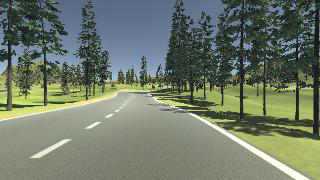
#> input picture Training/Studient/imgs/RGB.png, 320 x 180 px, given in place of VID_20200912_192752_810_Trim.mp4, which was not available
$ python ArduinoNano_Control.py   (older library calls are emulated)
#> lines starting #> are read from the running program, lines starting #| are printed output that depends on the picture; pictures that were not available may be replaced by others from this repository, and a replacement may not be noted
### Code test Simulation/Raw code/full_pipeline.py
import numpy as np
import os
import cv2
# import matplotlib.image as mpimg
import glob
import sys
import os
import math

# Import everything needed to process video clip for later
from moviepy.editor import VideoFileClip
from IPython.display import HTML

def nothing(x):
   pass

# [26 lines of commented-out code are left out]
class Line():
    def __init__(self):
        # polynomial coefficients averaged over the last n iterations
        self.best_fit = None
        # Initialize all others not carried over between first detections
        self.reset()

    def reset(self):
        # was the line detected in the last iteration?
        self.detected = False
        # recent polynomial coefficients
        self.recent_fit = []
        # polynomial coefficients for the most recent fit
        self.current_fit = [np.array([False])]
        # difference in fit coefficients between last and new fits
        self.diffs = np.array([0,0,0], dtype='float')
        # x values for detected line pixels
        self.allx = None
        # y values for detected line pixels
        self.ally = None
        # counter to reset after 5 iterations if issues arise
        self.counter = 0

    # [9 lines left out: function count_check, not called in this run]

    def fit_line(self, x_points, y_points, first_try=True):
        '''
        Fit a second order polynomial to the line.
        The challenge videos sometimes throws errors, so the below trys first.
        Upon the error being thrown, either reset the line or add to counter.
        '''
        try:
            n = 5
            self.current_fit = np.polyfit(y_points, x_points, 2)
            self.all_x = x_points
            self.all_y = y_points
            self.recent_fit.append(self.current_fit)
            if len(self.recent_fit) > 1:
                self.diffs = (self.recent_fit[-2] - self.recent_fit[-1]) / self.recent_fit[-2]
            self.recent_fit = self.recent_fit[-n:]
            self.best_fit = np.mean(self.recent_fit, axis = 0)
            line_fit = self.current_fit
            self.detected = True
            self.counter = 0

            return line_fit

        except (TypeError, np.linalg.LinAlgError):
            line_fit = self.best_fit
            if first_try == True:
                self.reset()
            else:
                self.count_check()

            return line_fit

# [34 lines left out: function calibration, not called in this run]


class LANE_DETECTION:
    def __init__(self):

        self.left_line = Line()
        self.right_line = Line()
        self.dist_from_center = 0
        self.ANGLEDEFINE = 1.8

    def pipeline(self, img, s_thresh=(187, 255), sx_thresh=(84, 254),
                            R_thresh = (166, 255), sobel_kernel = 3):
        '''
        Pipeline to create binary image.
        This version uses thresholds on the R & S color channels and Sobelx.
        Binary activation occurs where any two of the three are activated.
        '''

        # [6 lines of commented-out code are left out]

        sl = 48
        sr = 255
        rl = 200
        rr = 255
        sxl = 10
        sxr = 100

        s_thresh = (sl, sr)
        R_thresh = (rl, rr)
        sx_thresh = (sxl, sxr)

        distorted_img = np.copy(img)
        # Pull R
        R = distorted_img[:,:,0]

        # Convert to HLS colorspace
        hls = cv2.cvtColor(distorted_img, cv2.COLOR_RGB2HLS).astype(np.float)
        h_channel = hls[:,:,0]
        l_channel = hls[:,:,1]
        s_channel = hls[:,:,2]

        # Sobelx - takes the derivate in x, absolute value, then rescale
        sobelx = cv2.Sobel(l_channel, cv2.CV_64F, 1, 0, ksize = sobel_kernel)
        abs_sobelx = np.absolute(sobelx)
        scaled_sobelx = np.uint8(255*abs_sobelx/np.max(abs_sobelx))

        # Threshold x gradient
        sxbinary = np.zeros_like(scaled_sobelx)
        sxbinary[(scaled_sobelx >= sx_thresh[0])
                & (scaled_sobelx <= sx_thresh[1])] = 1

        # Threshold R color channel
        R_binary = np.zeros_like(R)
        R_binary[(R >= R_thresh[0]) & (R <= R_thresh[1])] = 1

        # Threshold color channel
        s_binary = np.zeros_like(s_channel)
        s_binary[(s_channel >= s_thresh[0]) & (s_channel <= s_thresh[1])] = 1

        # If two of the three are activated, activate in the binary image
        combined_binary = np.zeros_like(sxbinary)
        combined_binary[((s_binary == 1) & (sxbinary == 1))
                        | ((sxbinary == 1) & (R_binary == 1))
                        | ((s_binary == 1) & (R_binary == 1))] = 1

        combined_binarys = np.zeros_like(sxbinary)
        combined_binarys[((s_binary == 1) & (sxbinary == 1))
                        | ((sxbinary == 1) & (R_binary == 1))
                        | ((s_binary == 1) & (R_binary == 1))] = 255

        cv2.imshow("combined_binarys", combined_binarys)

        return combined_binary


        # grayImg = cv2.cvtColor(img, cv2.COLOR_BGR2GRAY)
        # ret, image_ff = cv2.threshold(grayImg,0,255,cv2.THRESH_BINARY | cv2.THRESH_OTSU)

        # # lower = np.uint8([88, 0, 210])
        # # upper = np.uint8([179, 255, 255])

        # # hsv = cv2.cvtColor(img, cv2.COLOR_BGR2HSV)
        # # image_ff = cv2.inRange(hsv, lower, upper)

        # # # print(type(image_ff))
        # returnImage = image_ff/255
        # # # print(combined_binary.dtype)
        # # # print(returnImage.astype('uint8'))

        # # cv2.imshow("threshold", image_ff)
        # returnImage = returnImage.astype('uint8')
        # # # print("passsssss2")

        # return returnImage


    def birds_eye(self, img):
        '''
        Birds eye first undistorts the image, using the calibration from earlier.
        Next, using defined source image points and destination points,
        it will transform the image as if the road was viewed from above,
        like a bird would see. Returns the birds eye image and transform matrix.
        '''

        # [4 lines of commented-out code are left out]
        TW = 89
        TH = 238
        BW = 240
        BH = 27
        # [6 lines of commented-out code are left out]
        binary_img = self.pipeline(img)
        # print("pass")
        # cv2.imshow("binary_img", np.int_(binary_img))

        # img_gray = cv2.cvtColor(img, cv2.COLOR_BGR2GRAY)

        # Grab the image shape
        img_size = (binary_img.shape[1], binary_img.shape[0])

        Center_x = int(img_size[0]/2)
        Center_y = int(img_size[1]/2)

        p1 = (Center_x + TW, TH)
        p2 = (Center_x + BW, img_size[1] - BH)
        p3 = (Center_x - BW, img_size[1] - BH)
        p4 = (Center_x - TW, TH)

        # Source points - defined area of lane line edges
        # src = np.float32(((690, 450), (1110,img_size[1]), (175,img_size[1]), (595,450)))

        src = np.float32((p1, p2, p3, p4))
        # print(src)
        imgS = np.copy(img)

        for i in (p1, p2, p3, p4):
            imgS = cv2.circle(imgS, i, 2, (0, 255, 0), 5)

        # imgS = cv2.resize(imgS, (640, 360))
        cv2.imshow("resizes", imgS)

        # 4 destination points to transfer
        offset = 150 # offset for dst points
        dst = np.float32([[img_size[0]-offset, 0],[img_size[0]-offset, img_size[1]],
                        [offset, img_size[1]],[offset, 0]])


        # Use cv2.getPerspectiveTransform() to get M, the transform matrix
        M = cv2.getPerspectiveTransform(src, dst)

        # Use cv2.warpPerspective() to warp the image to a top-down view
        top_down = cv2.warpPerspective(binary_img, M, img_size)

        return top_down, M


    def sliding_window(self, x_current, margin, minpix, nonzerox, nonzeroy,
                   win_y_low, win_y_high, window_max, counter, side):
        '''
        Creates a window, then checks for non-zero value pixels within it.
        If there are more than minpix, the window gets re-centered to their mean.
        Lastly, if at least five windows have been used, check whether we have
        hit the outside of the image.
        '''
        # Identify window boundaries
        win_x_low = x_current - margin
        win_x_high = x_current + margin
        # Identify the nonzero pixels in x and y within the window
        good_inds = ((nonzeroy >= win_y_low) & (nonzeroy < win_y_high)
                    & (nonzerox >= win_x_low)
                    & (nonzerox < win_x_high)).nonzero()[0]
        # If you found > minpix pixels, recenter next window on their mean position
        if len(good_inds) > minpix:
            x_current = np.int(np.mean(nonzerox[good_inds]))
        if counter >= 5:
            if win_x_high > window_max or win_x_low < 0:
                if side == 'left':
                    left_tracker = False
                else:
                    right_tracker = False

        return good_inds, x_current

    def first_lines(self, img):
        '''
        First Lines uses the birds eye image from above,
        creates a histogram of where the binary activations occur,
        and uses sliding windows along the peak areas to estimate
        where the lane lines are.
        '''
        # Load the birds eye image and transform matrix from birds_eye
        binary_warped, perspective_M = self.birds_eye(img)

        # Histogram of the bottom half of the image
        histogram = np.sum(binary_warped[int(binary_warped.shape[0]/2):,:], axis=0)

        # Find the peak of the left and right halves of the histogram
        # These will be the starting point for the left and right lines
        midpoint = np.int(histogram.shape[0]/2)
        leftx_base = np.argmax(histogram[:midpoint])
        rightx_base = np.argmax(histogram[midpoint:]) + midpoint

        # Choose the number of sliding windows
        nwindows = 35

        # Set height of windows
        window_height = np.int(binary_warped.shape[0]/nwindows)

        # Identify the x and y positions of all nonzero pixels in the image
        nonzero = binary_warped.nonzero()
        nonzeroy = np.array(nonzero[0])
        nonzerox = np.array(nonzero[1])

        # Current positions to be updated for each window
        leftx_current = leftx_base
        rightx_current = rightx_base

        # Set the width of the windows +/- margin
        margin = 100

        # Set minimum number of pixels found to recenter window
        minpix = 50

        # Create empty lists to receive left and right lane pixel indices
        left_lane_inds = []
        right_lane_inds = []
        left_tracker = True
        right_tracker = True
        counter = 0

        # Step through the windows one by one
        for window in range(nwindows):
            win_y_low = binary_warped.shape[0] - (window+1)*window_height
            win_y_high = binary_warped.shape[0] - window*window_height
            window_max = binary_warped.shape[1]
            if left_tracker == True and right_tracker == True:
                good_left_inds, leftx_current = self.sliding_window(leftx_current, margin, minpix, nonzerox, nonzeroy,
                                                            win_y_low, win_y_high, window_max, counter, 'left')
                good_right_inds, rightx_current = self.sliding_window(rightx_current, margin, minpix, nonzerox, nonzeroy,
                                                                win_y_low, win_y_high, window_max, counter, 'right')
                # Append these indices to the lists
                left_lane_inds.append(good_left_inds)
                right_lane_inds.append(good_right_inds)
                counter += 1
            elif left_tracker == True:
                good_left_inds, leftx_current = self.sliding_window(leftx_current, margin, minpix, nonzerox, nonzeroy,
                                                            win_y_low, win_y_high, window_max, counter, 'left')
                # Append these indices to the list
                left_lane_inds.append(good_left_inds)
            elif right_tracker == True:
                good_right_inds, rightx_current = self.sliding_window(rightx_current, margin, minpix, nonzerox, nonzeroy,
                                                                win_y_low, win_y_high, window_max, counter, 'right')
                # Append these indices to the list
                right_lane_inds.append(good_right_inds)
            else:
                break

        # Concatenate the arrays of indices
        left_lane_inds = np.concatenate(left_lane_inds)
        right_lane_inds = np.concatenate(right_lane_inds)

        # Extract left and right line pixel positions
        leftx = nonzerox[left_lane_inds]
        lefty = nonzeroy[left_lane_inds]
        rightx = nonzerox[right_lane_inds]
        righty = nonzeroy[right_lane_inds]

        # Fit a second order polynomial to each line
        left_fit = self.left_line.fit_line(leftx, lefty, True)
        right_fit = self.right_line.fit_line(rightx, righty, True)

    def second_ord_poly(self, line, val):
        '''
        Simple function being used to help calculate distance from center.
        Only used within Draw Lines below. Finds the base of the line at the
        bottom of the image.
        '''
        a = line[0]
        b = line[1]
        c = line[2]
        formula = (a*val**2)+(b*val)+c

        return formula

    def draw_lines(self, img):
        '''
        Draw Lines will first check whether the lines are detected.
        If not, go back up to First Lines. If they are, we do not have to search
        the whole image for the lines. We can then draw the lines,
        as well as detect where the car is in relation to the middle of the lane,
        and what type of curvature it is driving at.
        '''
        # Pull in the image
        binary_warped, perspective_M = self.birds_eye(img)

        # Check if lines were last detected; if not, re-run first_lines
        if self.left_line.detected == False or self.right_line.detected == False:
            self.first_lines(img)

        # Set the fit as the current fit for now
        left_fit = self.left_line.current_fit
        right_fit = self.right_line.current_fit

        # Again, find the lane indicators
        nonzero = binary_warped.nonzero()
        nonzeroy = np.array(nonzero[0])
        nonzerox = np.array(nonzero[1])
        margin = 100
        left_lane_inds = ((nonzerox > (left_fit[0]*(nonzeroy**2) + left_fit[1]*nonzeroy + left_fit[2] - margin))
                        & (nonzerox < (left_fit[0]*(nonzeroy**2) + left_fit[1]*nonzeroy + left_fit[2] + margin)))
        right_lane_inds = ((nonzerox > (right_fit[0]*(nonzeroy**2) + right_fit[1]*nonzeroy + right_fit[2] - margin))
                        & (nonzerox < (right_fit[0]*(nonzeroy**2) + right_fit[1]*nonzeroy + right_fit[2] + margin)))

        # Set the x and y values of points on each line
        leftx = nonzerox[left_lane_inds]
        lefty = nonzeroy[left_lane_inds]
        rightx = nonzerox[right_lane_inds]
        righty = nonzeroy[right_lane_inds]

        # Fit a second order polynomial to each again.
        left_fit = self.left_line.fit_line(leftx, lefty, False)
        right_fit = self.right_line.fit_line(rightx, righty, False)

        # Generate x and y values for plotting
        fity = np.linspace(0, binary_warped.shape[0]-1, binary_warped.shape[0] )
        fit_leftx = left_fit[0]*fity**2 + left_fit[1]*fity + left_fit[2]
        fit_rightx = right_fit[0]*fity**2 + right_fit[1]*fity + right_fit[2]

        # [23 lines of commented-out code are left out]
        ym_per_pix = 30/720 # meters per pixel in y dimension
        xm_per_pix = 3.7/700 # meters per pixel in x dimension

        # # Fit new polynomials to x,y in world space
        left_fit_cr = np.polyfit(self.left_line.all_y*ym_per_pix,
                                self.left_line.all_x*xm_per_pix, 2)
        right_fit_cr = np.polyfit(self.right_line.all_y*ym_per_pix,
                                self.right_line.all_x*xm_per_pix, 2)

        # [7 lines of commented-out code are left out]
        middle_of_image = img.shape[1] / 2
        car_position = middle_of_image * xm_per_pix

        # Calculating middle of the lane
        left_line_base = self.second_ord_poly(left_fit_cr, img.shape[0] * ym_per_pix)
        right_line_base = self.second_ord_poly(right_fit_cr, img.shape[0] * ym_per_pix)
        lane_mid = (left_line_base+right_line_base)/2
        # print(left_line_base, right_line_base)

        # Calculate distance from center and list differently based on left or right
        dist_from_center = lane_mid - car_position
        self.dist_from_center = dist_from_center
        # print(dist_from_center)
        if (self.dist_from_center < 0):
            self.dirA = 1
            t = -self.dist_from_center * 100
            self.steering = int(t * self.ANGLEDEFINE)
        else:
            self.dirA = 0
            self.steering = int(self.dist_from_center * 100 * self.ANGLEDEFINE)

        # [12 lines of commented-out code are left out]
        Minv = np.linalg.inv(perspective_M)

        # Create an image to draw the lines on
        warp_zero = np.zeros_like(binary_warped).astype(np.uint8)
        color_warp = np.dstack((warp_zero, warp_zero, warp_zero))

        show_fill = np.copy(color_warp)

        # Recast the x and y points into usable format for cv2.fillPoly()
        pts_left = np.array([np.transpose(np.vstack([fit_leftx, fity]))])
        pts_right = np.array([np.flipud(np.transpose(np.vstack([fit_rightx, fity])))])
        pts = np.hstack((pts_left, pts_right))

        # Draw the lane onto the warped blank image
        cv2.fillPoly(color_warp, np.int_([pts]), (0, 255, 0))


        for i in np.int_(pts_left)[0]:
            show_fill = cv2.circle(show_fill, tuple(i), 2, (0, 255, 0), 5)

        for i in np.int_(pts_right)[0]:
            show_fill = cv2.circle(show_fill, tuple(i), 2, (0, 0, 255), 5)

        # cv2.fillPoly(show_fill, np.int_([pts_left]), (0, 255, 0))
        # cv2.fillPoly(show_fill, np.int_([pts_right]), (0, 0, 255))

        # cv2.imshow("show_fill", show_fill)

        # Warp the blank back to original image space using inverse perspective
        #   matrix (Minv)
        newwarp = cv2.warpPerspective(color_warp, Minv, (img.shape[1], img.shape[0]))

        laneLine_Square = np.sum(newwarp)
        # print(laneLine_Square)
        if laneLine_Square < 140000:
            self.resetLane()

        # [25 lines of commented-out code are left out]
        result = cv2.addWeighted(img, 1, newwarp, 0.3, 0)
        return result

    def resetLane(self):
        self.left_line.detected = False
        self.right_line.detected = False

### Code test Simulation/Raw code/ArduinoNano_Control.py
from full_pipeline import *
import time
import numpy as np
import cv2


from moviepy.editor import VideoFileClip
from IPython.display import HTML
from imutils.video import VideoStream

CENTER = 45
MAXSPEED = 20
RESETLANE = False
but_pin = 35

# [8 lines of commented-out code are left out]


# [26 lines left out: function gstreamer_pipeline, not called in this run]

def blink(channel):
    print("Reset Lane")
    RESETLANE = True


def main():
    global RESETLANE, kI2Caddress, bus, CENTER, MAXSPEED, RESETLANE, but_pin

    vs = cv2.VideoCapture("VID_20200912_192752_810_Trim.mp4")
    time.sleep(2)
    # Grab location of calibration images
    cal_image_loc = glob.glob('camera_cal/*.jpg')
        # Calibrate camera and return calibration data
    lanes = LANE_DETECTION()

    # window_handle = cv2.namedWindow("CSI Camera", cv2.WINDOW_AUTOSIZE)


    while True:
        _, img = vs.read()
#> img is the input picture: shape (180, 320, 3); mean B, G, R 105.1, 121.5, 111
        # [13 lines of commented-out code are left out]

        if RESETLANE:
            RESETLANE = False
            print("reset")

        min_HSV = np.array([86, 98, 135])
        max_HSV = np.array([255, 208, 255])

        img = cv2.resize(img, (640, 480))
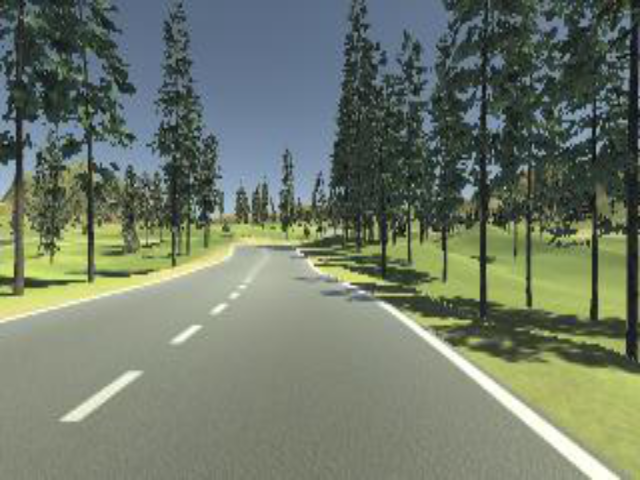
#> img: shape (480, 640, 3); mean B, G, R 105, 121.4, 110.9
        angle = 45

        cv2.imshow("imgss", img)
        try:
            result = lanes.draw_lines(img)
#> in pipeline, `hls = cv2.cvtColor(distorted_img, cv2.COLOR_RGB2HLS).astype(np.float)`:
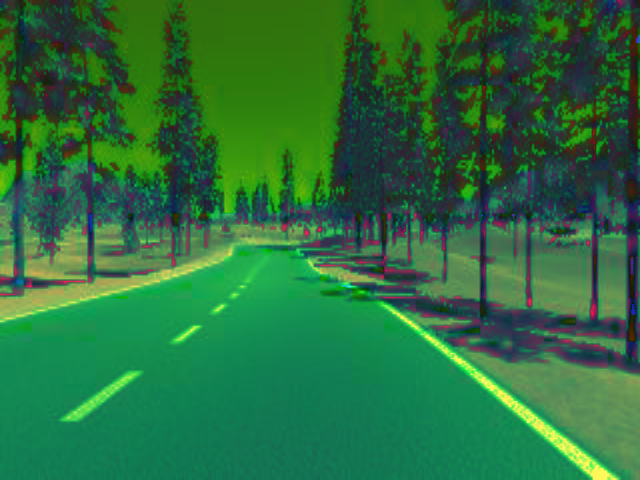
#> hls: shape (480, 640, 3) float64; mean B, G, R 60.6, 111, 42.8
#> in pipeline, `h_channel = hls[:,:,0]`:
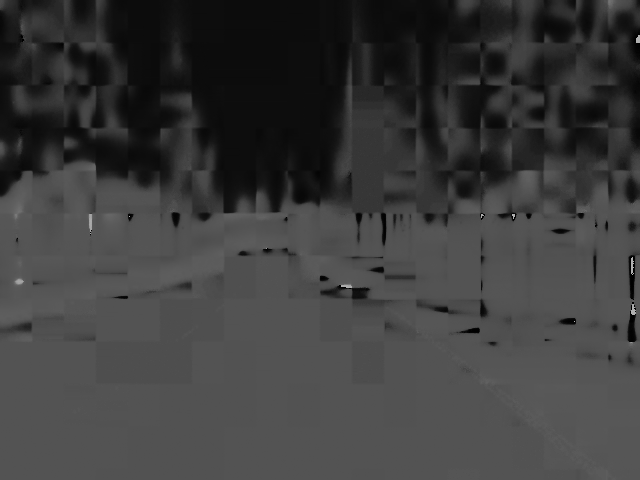
#> h_channel: shape (480, 640) float64; min 0, max 179, mean 60.6
#> in pipeline, `l_channel = hls[:,:,1]`:
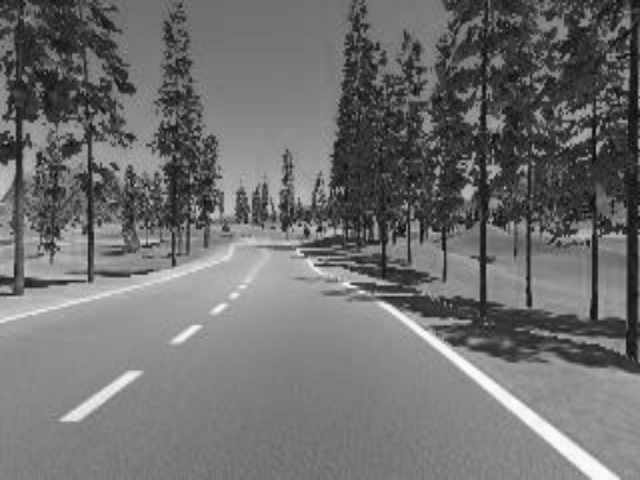
#> l_channel: shape (480, 640) float64; min 10, max 253, mean 111
#> in pipeline, `s_channel = hls[:,:,2]`:
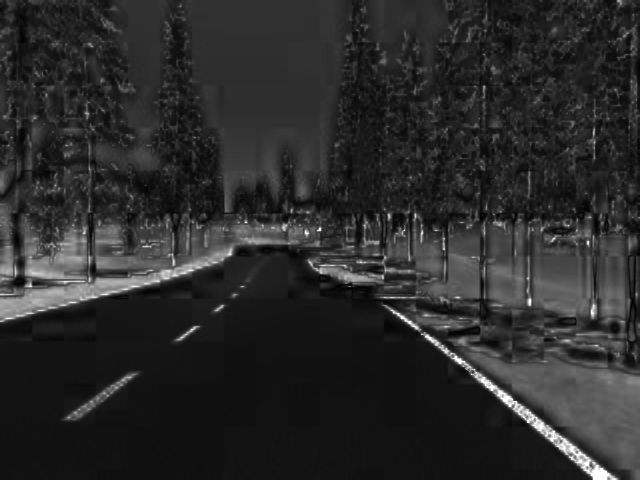
#> s_channel: shape (480, 640) float64; min 0, max 255, mean 42.8
#> in pipeline, `sobelx = cv2.Sobel(l_channel, cv2.CV_64F, 1, 0, ksize = sobel_kernel)`:
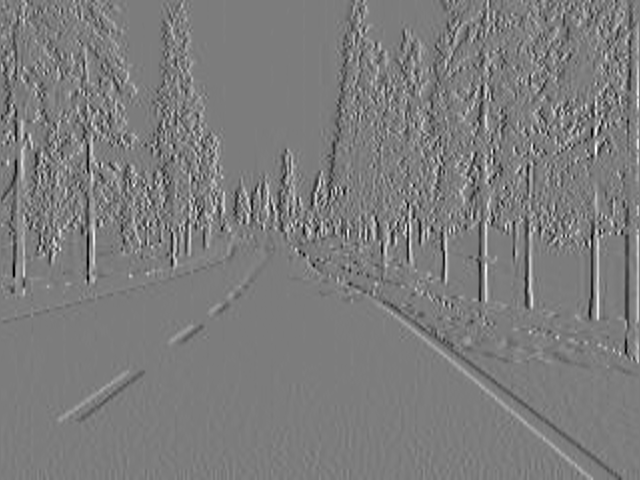
#> sobelx: shape (480, 640) float64; min -462, max 481, mean -0.4; drawn with min black and max white
#> in pipeline, `abs_sobelx = np.absolute(sobelx)`:
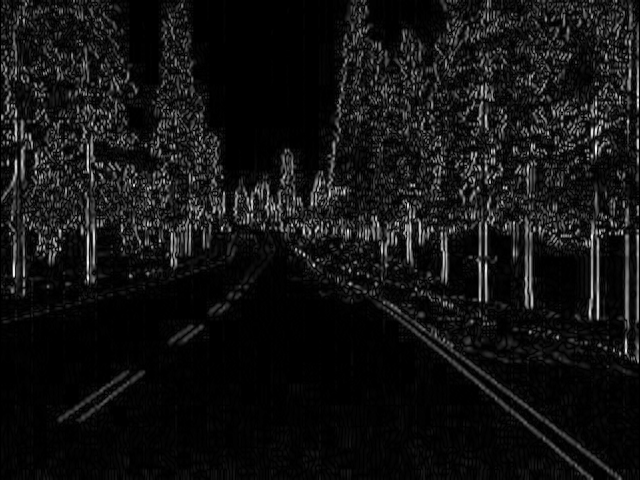
#> abs_sobelx: shape (480, 640) float64; min 0, max 481, mean 36.1; drawn with min black and max white
#> (the rest of the program and of its run is left out)
